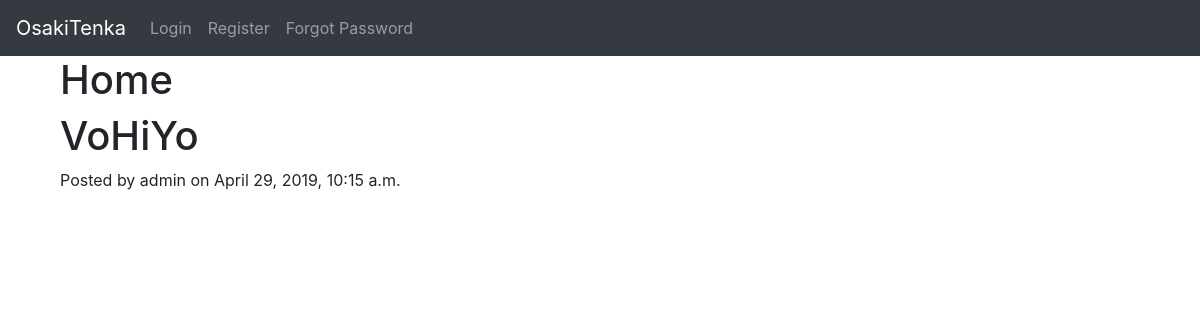
Before: /home/ with the older database file.
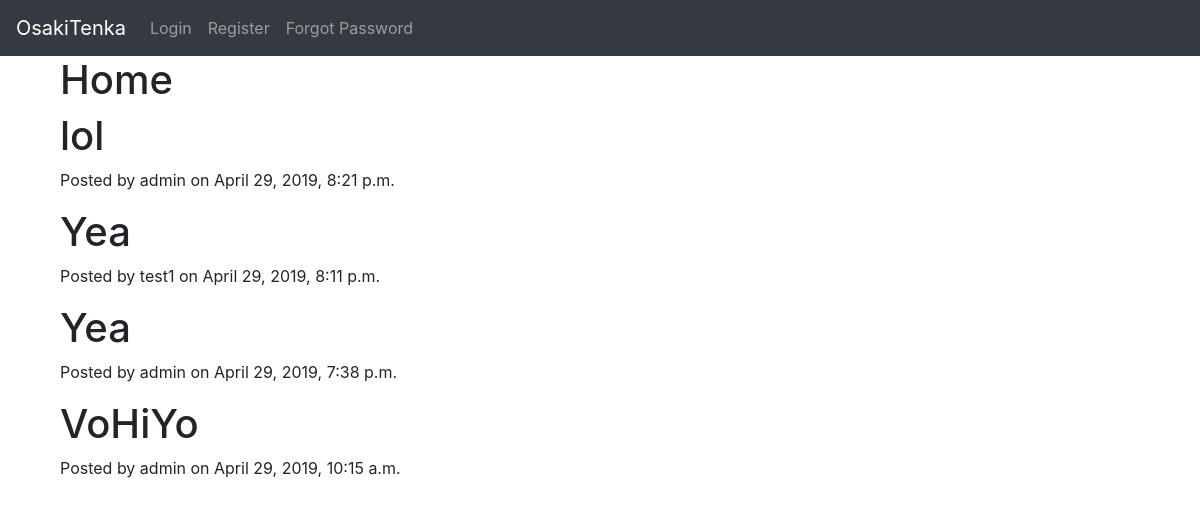
After: the same page with the newer database file.
### home/models.py (models this page shows)
class Post(models.Model):
	post = models.CharField(max_length=500)
	user = models.ForeignKey(User, on_delete=models.CASCADE)
	created_date = models.DateTimeField(auto_now_add=True)
	updated_date = models.DateTimeField(auto_now=True)

### home/views.py (the view, shortened to what this page needs)
# urls.py: path('', HomeView.as_view(), name='home'),
class HomeView(TemplateView):
	template_name = 'home/home.html'
	def get(self, request):
		form = HomeForm()
		posts = Post.objects.all().order_by('-created_date', '-updated_date')
		users1 = User.objects.exclude(id = request.user.id)
		users = users1.exclude(id = 1)
		friend = None
		friends = None
		if request.user.is_authenticated:
			friend, created = Friend.objects.get_or_create(current_user=request.user)
			friends = friend.users.all()
		args = {
			'form': form,
			'posts': posts,
			'users': users,
			'friends': friends,
		}
		return render(request, self.template_name, args)

### home/templates/home/home.html (shortened to what this page needs)
{% extends 'base.html' %}
{% block body %}
<div class="container">
	<div class="col-md-8">
		<h1>Home</h1>
			{% for post in posts %}
				<h1>{{ post.post }}</h1>
				<p>Posted by {{ post.user.username }} on {{ post.created_date }}</p>
			{% endfor %}
	</div>
</div>
{% endblock %}

Changed rows visible on the page:
added Post: post "lol", user.username "admin", created_date "April 29, 2019, 8:21 p.m."
added Post: post "Yea", user.username "test1", created_date "April 29, 2019, 8:11 p.m."
added Post: post "Yea", user.username "admin", created_date "April 29, 2019, 7:38 p.m."
